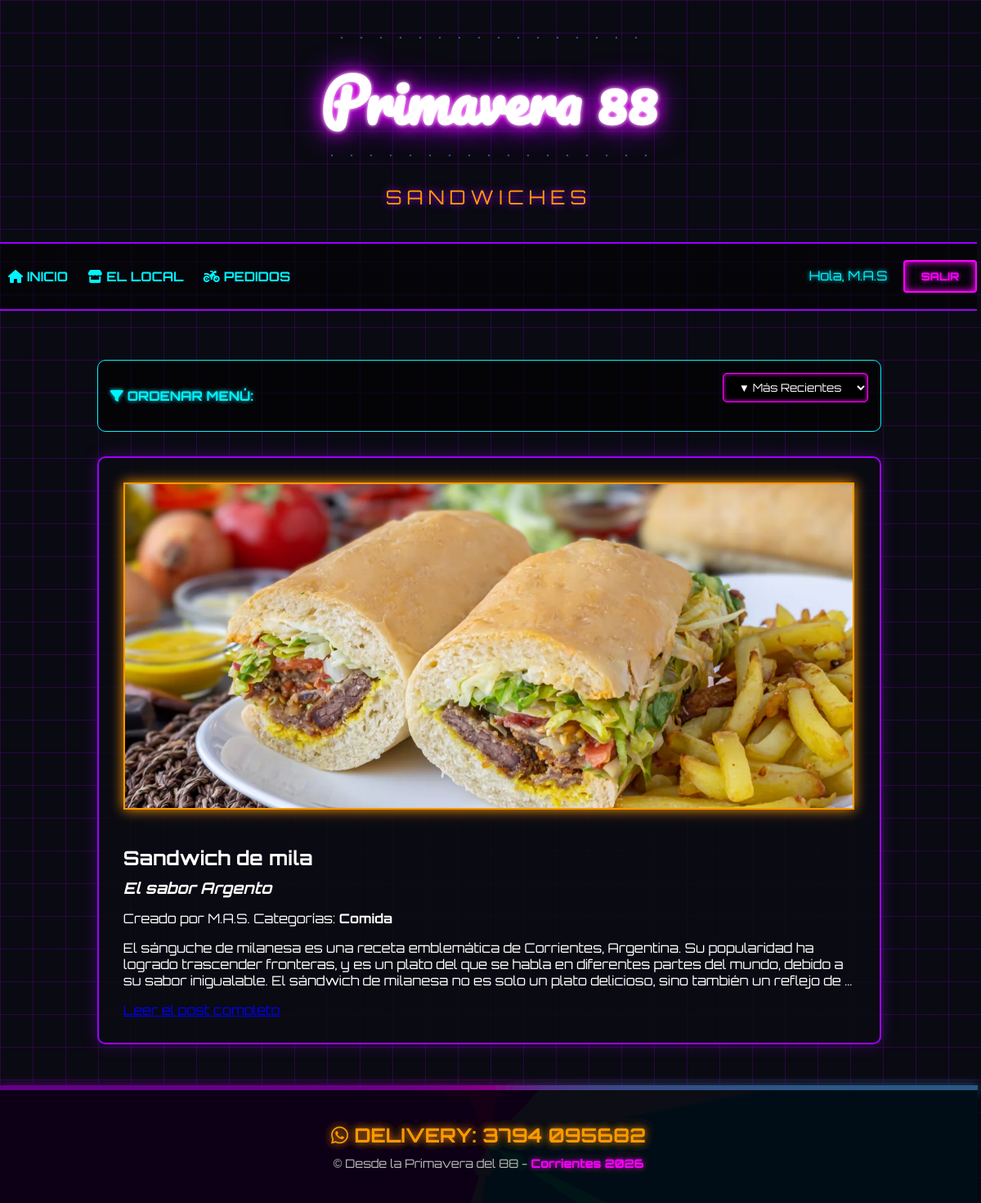
Screenshot of / (signed in) with the database file from the repository.
### blogInfo/models.py (models this page shows, shortened)
class Post(models.Model):
    autor_post = models.ForeignKey("Autor", on_delete=models.CASCADE)
    titulo = models.CharField(max_length=200)
    subtitulo = models.CharField(max_length=300, blank=True, null=True, verbose_name="Subtítulo")
    imagen = models.ImageField(upload_to='blog_images/', blank=True, null=True, verbose_name="Imagen de Portada")
    contenido = models.TextField()
    fecha_creacion = models.DateTimeField(default=timezone.now)
    fecha_actualizacion = models.DateTimeField(auto_now=True)
    fecha_publicacion = models.DateTimeField(blank=True, null=True)
    categorias = models.ManyToManyField("Categoria", related_name="posts", blank=True)
    vistas = models.PositiveIntegerField(default=0)
    likes = models.ManyToManyField(User, related_name='blog_posts_likes', blank=True)
    class Meta:
        ordering = ['-fecha_publicacion']

class Autor(models.Model):
    id_autor = models.BigAutoField(primary_key=True)
    user = models.OneToOneField(User, on_delete=models.CASCADE)
    nombre = models.CharField(max_length=200)
    email = models.EmailField(unique=True)
    biografia = models.TextField(blank=True, null=True)
    facebook = models.URLField(blank=True, null=True)
    twitter = models.URLField(blank=True, null=True)
    instagram = models.URLField(blank=True, null=True)

class Categoria(models.Model):
    nombre = models.CharField(max_length=100)
    class Meta:
        verbose_name_plural = "Categorías" #aparece en español "Categorías" en el admin

### blogInfo/views.py (the view)
# urls.py: path('', views.home, name='home'),
def home(request):
    posts = Post.objects.all()
    orden = request.GET.get('orden') # orden es el parámetro de la URL
    if orden == 'antiguedad_asc':
        posts = posts.order_by('fecha_publicacion') # Más viejos primero
    elif orden == 'antiguedad_desc':
        posts = posts.order_by('-fecha_publicacion') # Más nuevos primero (y esta por defecto asi)
    elif orden == 'alfabetico_asc':
        posts = posts.order_by('titulo') # A-Z el nombre del titulo
    elif orden == 'alfabetico_desc':
        posts = posts.order_by('-titulo') # Z-A
    else:
        posts = posts.order_by('-fecha_publicacion') # Default si no hay filtro
    return render(request, 'blogInfo/home.html', {'posts': posts})

### blogInfo/templates/blogInfo/home.html (shortened to what this page needs)
{% extends 'base.html' %}
{% block content %}
   <div style="
        margin-bottom: 30px;
        padding: 15px;
        border: 1px solid var(--neon-blue);
        background-color: rgba(0, 0, 0, 0.6);
        border-radius: 10px;
        display: flex;
        justify-content: space-between;
        align-items: center;
        flex-wrap: wrap;
        gap: 10px;">
        <span style="font-family: var(--font-tech); color: var(--neon-blue); font-weight: bold; text-shadow: 0 0 5px var(--neon-blue);">
            <i class="fas fa-filter"></i> ORDENAR MENÚ:
        </span>
        <form method="get" style="margin: 0;">
            <select name="orden" onchange="this.form.submit()" style="
                background-color: #000;
                color: #fff;
                border: 1px solid var(--neon-pink);
                padding: 8px 15px;
                font-family: var(--font-tech);
                border-radius: 5px;
                cursor: pointer;
                outline: none;
                box-shadow: 0 0 5px var(--neon-pink) inset;">
                <option value="antiguedad_desc" {% if request.GET.orden == 'antiguedad_desc' %}selected{% endif %}>▼ Más Recientes</option>
            </select>
        </form>
    </div>
    {% for post in posts %}
    <div class="post-card">
        {% if post.imagen %}
            <img src="{{ post.imagen.url }}" class="post-image" alt="{{ post.titulo }}">
        {% endif %}
        <div class="post-content">
            <h2 class="post-title">{{ post.titulo }}</h2>
            {% if post.subtitulo %}
                <h3 style="font-family: var(--font-body); font-size: 1.2rem; margin-top: -10px; margin-bottom: 15px; font-style: italic;">
                    {{ post.subtitulo }}
                </h3>
            {% endif %}
            <span class="post-meta">
                {{ post.fecha_publicacion|date:"d F Y" }}  Creado por {{ post.autor_post.nombre }}
                Categorías:
                {% for cat in post.categorias.all %}
                    <a href="{% url 'categoria_posts' cat.id %}" style="color: var(--ink-primary); font-weight: bold; text-decoration: none;">
                        {{ cat.nombre }}
                    </a>{% if not forloop.last %}, {% endif %}
                {% endfor %}
            </span>
            <p class="post-excerpt">
                {{ post.contenido|truncatewords:50 }}
            </p>
            <a href="{% url 'post_detail' post.pk %}" class="btn-read">Leer el post completo</a>
        </div>
    </div>
    {% empty %}
        <p style="text-align: center; font-size: 1.5rem;">No hay posts en esta sección.</p>
    {% endfor %}
{% endblock %}

### templates/base.html (shortened to what this page needs)
{% load static %}
<!DOCTYPE html>
<html lang="es">
<head>
    <link rel="stylesheet" href="https://cdnjs.cloudflare.com/ajax/libs/font-awesome/6.5.0/css/all.min.css">
    <link rel="stylesheet" href="{% static 'css/styles.css' %}?v=6.0">
</head>
<body>
    <header>
        <div class="title-loader-wrapper">
            <div class="loader small loader-top">
            </div>
            <h1 class="main-title">Primavera 88</h1>
            <div class="loader small loader-bottom reverse">
            </div>
        </div>
        <div class="brand-subtitle">
            <span style="color: var(--neon-yellow); text-shadow: 0 0 10px var(--neon-purple);">SANDWICHES</span>
        </div>
        <nav>
            <div class="nav-main">
                <a href="{% url 'home' %}" class="nav-link"><i class="fas fa-home"></i> Inicio</a>
                <a href="{% url 'about' %}" class="nav-link"><i class="fas fa-store"></i> El Local</a>
                <a href="{% url 'contact' %}" class="nav-link"><i class="fas fa-motorcycle"></i> Pedidos</a>
            </div>
            <div class="nav-user">
                {% if user.is_authenticated %}
                    <span style="color: var(--neon-blue); margin-right: 15px; font-family: var(--font-tech); text-shadow: 0 0 5px var(--neon-blue);">
                        Hola, {{ user.username }}
                    </span>
                    <form action="{% url 'logout' %}" method="post" style="display: inline;">
                        <button type="submit" class="btn-neon">
                            Salir
                        </button>
                    </form>
                {% else %}
                    <a href="{% url 'login' %}" class="nav-link">Ingresar</a>
                    <a href="{% url 'registro' %}" class="btn-neon">Registrarse</a>
                {% endif %}
            </div>
        </nav>
    </header>
    <div class="container">
        {% block content %}
        {% endblock %}
    </div>
    {% include 'partials/footer.html' %}
</body>
</html>

### static/css/styles.css (style rules this page uses)
:root { --bg-dark: #0a0a12; --neon-pink: #ff00ff; --neon-purple: #9d00ff; --neon-orange: #ff9900; --neon-blue: #00f3ff; --font-neon-script: 'Pacifico', cursive; --font-tech: 'Orbitron', sans-serif; }
* { box-sizing: border-box; max-width: 99.9%; }
body { background-color: var(--bg-dark); background-image: linear-gradient(rgba(157, 0, 255, 0.2) 1px, transparent 1px), linear-gradient(90deg, rgba(157, 0, 255, 0.2) 1px, transparent 1px); background-size: 40px 40px; color: #fff; font-family: var(--font-tech); margin: 0; min-height: 100vh; display: flex; flex-direction: column; overflow-x: hidden; }
.container { max-width: 1000px; margin: 0 auto; padding: 20px; width: 95%; flex: 1; }
h1.main-title { font-family: var(--font-neon-script); font-size: 4.5rem; text-align: center; margin: 30px 0 10px 0; color: #fff; line-height: 1.2; text-shadow: 0 0 5px #fff, 0 0 20px var(--neon-pink), 0 0 40px var(--neon-purple); animation: flicker 2s infinite alternate; }
.brand-subtitle { text-align: center; font-family: var(--font-tech); text-transform: uppercase; letter-spacing: 6px; font-size: 1.5rem; color: var(--neon-orange); margin-bottom: 40px; text-shadow: 0 0 10px var(--neon-orange); }
nav { display: flex; justify-content: space-between; align-items: center; padding: 20px 0; border-top: 2px solid var(--neon-purple); border-bottom: 2px solid var(--neon-purple); background: rgba(0, 0, 0, 0.5); margin-bottom: 40px; flex-wrap: wrap; }
.nav-link { text-decoration: none; color: var(--neon-blue); font-family: var(--font-tech); text-transform: uppercase; font-weight: 700; margin: 0 10px; transition: all 0.3s; display: inline-block; }
.btn-neon { background: transparent; border: 2px solid var(--neon-pink); color: var(--neon-pink); padding: 10px 20px; font-family: var(--font-tech); font-weight: bold; text-transform: uppercase; cursor: pointer; transition: all 0.3s; box-shadow: 0 0 10px var(--neon-pink) inset; text-shadow: 0 0 5px var(--neon-pink); border-radius: 4px; text-decoration: none; display: inline-block; text-align: center; }
.post-card, .form-container { background: rgba(10, 10, 18, 0.8); border: 2px solid var(--neon-purple); padding: 30px; margin-bottom: 30px; box-shadow: 0 0 20px rgba(157, 0, 255, 0.3); border-radius: 10px; overflow: hidden; }
.post-image { width: 100%; height: auto; max-height: 400px; object-fit: cover; border: 2px solid var(--neon-orange); box-shadow: 0 0 15px var(--neon-orange); margin-bottom: 20px; }
input, textarea, select { background: rgba(0, 0, 0, 0.5); border: 2px solid var(--neon-blue); color: #fff; padding: 15px; font-family: var(--font-tech); width: 100%; box-sizing: border-box; margin-bottom: 20px; border-radius: 5px; }
.title-loader-wrapper { display: flex; flex-direction: column; align-items: center; margin-top: 30px; margin-bottom: 20px; }
.loader.small { display: flex; justify-content: center; }
.loader-top { margin-bottom: -12px; }
.loader-bottom { margin-top: -2px; }
:root { --b: 6px; }

### rows the page displays
Post: imagen (picture), titulo "Sandwich de mila", subtitulo "El sabor Argento", autor_post.nombre "M.A.S.", contenido "El sánguche de milanesa es una receta emblemática de Corrientes, Argentina. Su popularidad ha logrado trascender fronteras, y es un plato del que se habla en diferentes partes del mundo, debido a su sabor inigualable. El sándwich de milanesa no es solo un plato delicioso, sino también un reflejo de …"
Categoria: nombre "Comida"

### other values shown
{{ user.username }} "M.A.S"
